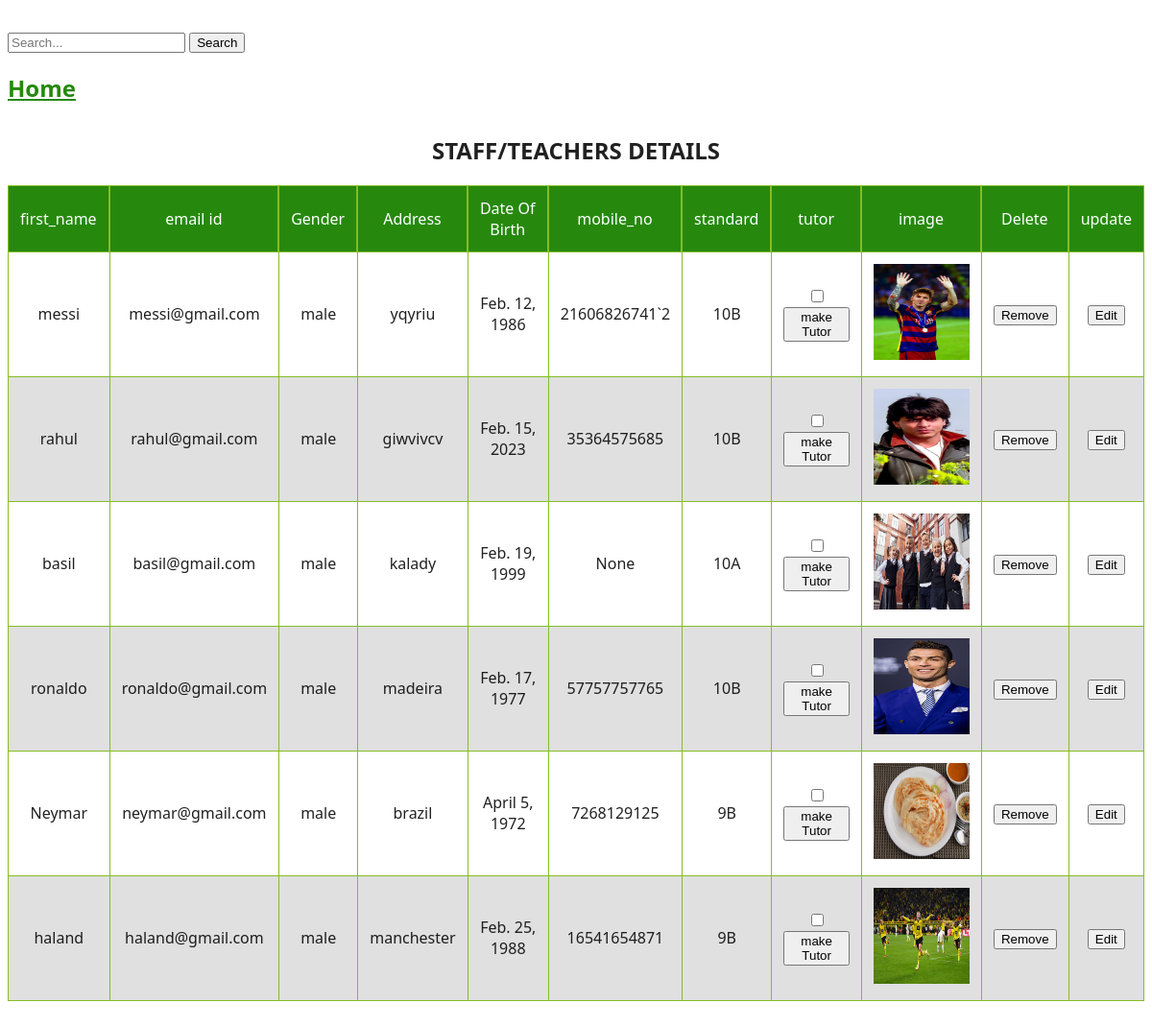
/owner/teachers/ (signed in), run on the app's committed database.
### student/models.py (models this page shows)
class User(AbstractUser):
    username = models.CharField(max_length=100, null=True)
    password = models.CharField(max_length=8, null=True)
    email = models.EmailField(max_length=100, null=True, unique=True)
    first_name = models.CharField(max_length=100, null=True)
    last_name = models.CharField(max_length=100, null=True)
    address = models.CharField(max_length=100, null=True)
    gender_type = (('male', 'male'), ('female', 'female'), ('others', 'others'))
    gender = models.CharField(max_length=100, null=True, choices=gender_type)
    dob = models.DateField(null=True)
    mobile_no = models.CharField(max_length=10, null=True)
    date_joined = models.DateField(null=True)
    roll_type = (('Admin', 'Admin'), ('Teacher', 'Teacher'), ('Student', 'Student'))
    roll = models.CharField(max_length=100, null=True, choices=roll_type)
    blood_group = models.CharField(max_length=100, null=True)
    admission_number = models.IntegerField(null=True)
    standard_type = (('10A', '10A'), ('10B', '10B'), ('9A', '9A'), ('9B', '9B'), ('8A', '8A'), ('8B', '8B'))
    standard = models.CharField(max_length=10, null=True, choices=standard_type)
    Subject = models.ForeignKey(subject, on_delete=models.CASCADE, default=True, null=False)
    image = models.FileField(default=None)
    is_tutor = models.BooleanField(default=False)
    USERNAME_FIELD = 'email'
    REQUIRED_FIELDS = ['username', 'password']
    objects = UserManager()
    def __str__(self):
        return str(self.first_name)

### owner/views.py (the view)
# urls.py: path('teachers/', views.teachers, name='teachers'),
def teachers(request):
    try:
        box = request.session['email']
        if box is not None:
            a = User.objects.filter(roll='Teacher')
            print(a)
            return render(request, 'teachers.html', {'key': a})
    except:
        messages.info(request, 'Please login')
        return redirect(adminlogin)

### templates/teachers.html (shortened to what this page needs)
<!DOCTYPE html>
<html lang="en">
{% load static %}
<head>
    <link rel="stylesheet" href="https://cdnjs.cloudflare.com/ajax/libs/normalize/5.0.0/normalize.min.css">
    <link rel="stylesheet" href="{% static 'assets\css\attendance.css' %}">
</head>
<body>
<div class="container">
    <div>
        <form method="post" action="{% url 'searching' %}">
            <input type="search" name="search" placeholder="Search...">
            <button class="btn btn-info" type="submit">Search</button>
        </form>
    </div>
    <div>
        <nav class="navbar navbar-expand-lg navbar-dark stroke">
            <h1><a class="navbar-brand" href="{% url 'adminmain' %}">
                 Home
            </a></h1>
        </nav>
    </div>
</div>
<div class="container">
    <table class="responsive-table">
        <h2 align="center">STAFF/TEACHERS DETAILS</h2>
        <thead>
        <tr>
            <th scope="col">first_name</th>
            <th scope="col">email id</th>
            <th scope="col">Gender</th>
            <th scope="col">Address</th>
            <th scope="col">Date Of Birth</th>
            <th scope="col">mobile_no</th>
            <th scope="col">standard</th>
            <th scope="col">tutor</th>
            <th scope="col">image</th>
            <th scope="col">Delete</th>
            <th scope="col">update</th>
        </thead>
        <tbody>
        {% for a in key %}
        <tr>
            <td data-title="Released">{{a.first_name}}</td>
            <td data-title="Released">{{a.email}}</td>
            <td data-title="Released">{{a.gender}}</td>
            <td data-title="Released">{{a.address}}</td>
            <td data-title="Released">{{a.dob}}</td>
            <td data-title="Released">{{a.mobile_no}}</td>
            <td data-title="Released">{{a.standard}}</td>
            <td data-title="Released">
                <form method="post" action="">
                    <input type="checkbox" value="True" name="is_tutor">
                    <button type="submit" formmethod="post" formaction="{% url 'maketutor' user_id=a.id %}">make
                        Tutor
                    </button>
                </form>
            </td>
            <td data-title="Released"><img src="/media/{{a.image}}" width="100px" height="100px  "></td>
            <td><a href="{% url 'remove' user_id=a.id %}">
                <button role="button">Remove</button>
            </a></td>
            <td data-title="Released"><a href="{% url 'edit' user_id=a.id %}">
                <button role="button">Edit</button>
            </a></td>
        </tr>
        {% endfor%}
        </tbody>
    </table>
</div>
</body>
</html>

### static/assets/css/attendance.css (style rules this page uses)
html { box-sizing: border-box; }
*, *:before, *:after { box-sizing: inherit; }
body { font-family: system-ui, -apple-system, BlinkMacSystemFont, "Avenir Next", "Avenir", "Segoe UI", "Lucida Grande", "Helvetica Neue", "Helvetica", "Fira Sans", "Roboto", "Noto", "Droid Sans", "Cantarell", "Oxygen", "Ubuntu", "Franklin Gothic Medium", "Century Gothic", "Liberation Sans", sans-serif; color: rgba(0, 0, 0, 0.87); }
a { color: #26890d; }
.container { margin: 5% 3%; }
@media (min-width: 48em) { .container { margin: 2%; } }
@media (min-width: 75em) { .container { margin: 2em auto; max-width: 75em; } }
.responsive-table { width: 100%; margin-bottom: 1.5em; border-spacing: 0; }
@media (min-width: 48em) { .responsive-table { font-size: 0.9em; } }
@media (min-width: 62em) { .responsive-table { font-size: 1em; } }
.responsive-table thead { position: absolute; clip: rect(1px 1px 1px 1px); padding: 0; border: 0; height: 1px; width: 1px; overflow: hidden; }
@media (min-width: 48em) { .responsive-table thead { position: relative; clip: auto; height: auto; width: auto; overflow: auto; } }
.responsive-table thead th { background-color: #26890d; border: 1px solid #86bc25; font-weight: normal; text-align: center; color: white; }
.responsive-table thead th:first-of-type { text-align: left; }
.responsive-table tbody, .responsive-table tr, .responsive-table th, .responsive-table td { display: block; padding: 0; text-align: left; white-space: normal; }
@media (min-width: 48em) { .responsive-table tr { display: table-row; } }
.responsive-table th, .responsive-table td { padding: 0.5em; vertical-align: middle; }
@media (min-width: 30em) { .responsive-table th, .responsive-table td { padding: 0.75em 0.5em; } }
@media (min-width: 48em) { .responsive-table th, .responsive-table td { display: table-cell; padding: 0.5em; } }
@media (min-width: 62em) { .responsive-table th, .responsive-table td { padding: 0.75em 0.5em; } }
@media (min-width: 75em) { .responsive-table th, .responsive-table td { padding: 0.75em; } }
@media (min-width: 48em) { .responsive-table tbody { display: table-row-group; } }
.responsive-table tbody tr { margin-bottom: 1em; }
@media (min-width: 48em) { .responsive-table tbody tr { display: table-row; border-width: 1px; } }
.responsive-table tbody tr:last-of-type { margin-bottom: 0; }
@media (min-width: 48em) { .responsive-table tbody tr:nth-of-type(even) { background-color: rgba(0, 0, 0, 0.12); } }
.responsive-table tbody td { text-align: right; }
@media (min-width: 48em) { .responsive-table tbody td { border-left: 1px solid #86bc25; border-bottom: 1px solid #86bc25; text-align: center; } }
@media (min-width: 48em) { .responsive-table tbody td:last-of-type { border-right: 1px solid #86bc25; } }
.responsive-table tbody td[data-title]:before { content: attr(data-title); float: left; font-size: 0.8em; color: rgba(0, 0, 0, 0.54); }
@media (min-width: 30em) { .responsive-table tbody td[data-title]:before { font-size: 0.9em; } }
@media (min-width: 48em) { .responsive-table tbody td[data-title]:before { content: none; } }

### data on the page
User: first_name "messi", email "messi@gmail.com", gender "male", address "yqyriu", dob "Feb. 12, 1986", mobile_no "21606826741`2", standard "10B", image (picture)
User: first_name "rahul", email "rahul@gmail.com", gender "male", address "giwvivcv", dob "Feb. 15, 2023", mobile_no "35364575685", standard "10B", image (picture)
User: first_name "basil", email "basil@gmail.com", gender "male", address "kalady", dob "Feb. 19, 1999", mobile_no "None", standard "10A", image (picture)
User: first_name "ronaldo", email "ronaldo@gmail.com", gender "male", address "madeira", dob "Feb. 17, 1977", mobile_no "57757757765", standard "10B", image (picture)
User: first_name "Neymar", email "neymar@gmail.com", gender "male", address "brazil", dob "April 5, 1972", mobile_no "7268129125", standard "9B", image (picture)
User: first_name "haland", email "haland@gmail.com", gender "male", address "manchester", dob "Feb. 25, 1988", mobile_no "16541654871", standard "9B", image (picture)
